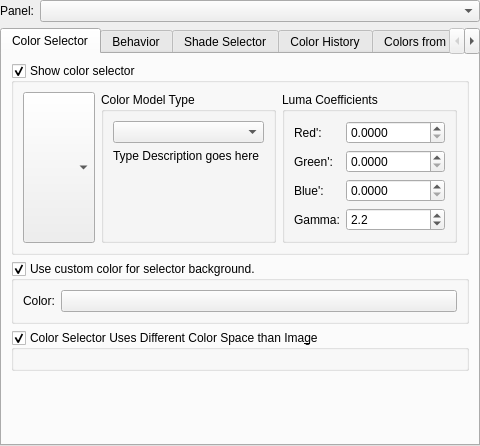
<?xml version="1.0" encoding="UTF-8"?>
<ui version="4.0">
 <author>
    SPDX-FileCopyrightText: none
    SPDX-License-Identifier: GPL-3.0-or-later
  </author>
 <class>KisColorSelectorSettings</class>
 <widget class="QWidget" name="KisColorSelectorSettings">
  <property name="geometry">
   <rect>
    <x>0</x>
    <y>0</y>
    <width>480</width>
    <height>446</height>
   </rect>
  </property>
  <property name="sizePolicy">
   <sizepolicy hsizetype="MinimumExpanding" vsizetype="MinimumExpanding">
    <horstretch>0</horstretch>
    <verstretch>0</verstretch>
   </sizepolicy>
  </property>
  <property name="windowTitle">
   <string>Color Selector Settings</string>
  </property>
  <layout class="QFormLayout" name="formLayout_18">
   <property name="leftMargin">
    <number>0</number>
   </property>
   <property name="topMargin">
    <number>0</number>
   </property>
   <property name="rightMargin">
    <number>0</number>
   </property>
   <property name="bottomMargin">
    <number>0</number>
   </property>
   <item row="0" column="0">
    <widget class="QLabel" name="dockerColorSettingsLabel">
     <property name="text">
      <string>Panel:</string>
     </property>
    </widget>
   </item>
   <item row="0" column="1">
    <widget class="QComboBox" name="dockerColorSettingsComboBox"/>
   </item>
   <item row="1" column="0" colspan="2">
    <widget class="QStackedWidget" name="dockerOptionsPanel">
     <property name="minimumSize">
      <size>
       <width>0</width>
       <height>200</height>
      </size>
     </property>
     <property name="currentIndex">
      <number>0</number>
     </property>
     <widget class="QTabWidget" name="advancedColorSelectorOptions">
      <property name="currentIndex">
       <number>0</number>
      </property>
      <widget class="QWidget" name="tab_typeshape">
       <attribute name="title">
        <string>Color Selector</string>
       </attribute>
       <layout class="QFormLayout" name="formLayout_13">
        <item row="0" column="0" colspan="2">
         <widget class="QGroupBox" name="chkShowColorSelector">
          <property name="title">
           <string>Show color selector</string>
          </property>
          <property name="checkable">
           <bool>true</bool>
          </property>
          <layout class="QHBoxLayout" name="horizontalLayout_13">
           <item>
            <widget class="KisColorSelectorComboBox" name="colorSelectorConfiguration">
             <property name="sizePolicy">
              <sizepolicy hsizetype="Fixed" vsizetype="Preferred">
               <horstretch>0</horstretch>
               <verstretch>0</verstretch>
              </sizepolicy>
             </property>
            </widget>
           </item>
           <item>
            <widget class="QGroupBox" name="groupBox_5">
             <property name="sizePolicy">
              <sizepolicy hsizetype="MinimumExpanding" vsizetype="Preferred">
               <horstretch>0</horstretch>
               <verstretch>0</verstretch>
              </sizepolicy>
             </property>
             <property name="title">
              <string>Color Model Type</string>
             </property>
             <layout class="QVBoxLayout" name="verticalLayout_8">
              <item>
               <widget class="QComboBox" name="colorSelectorTypeComboBox"/>
              </item>
              <item>
               <widget class="QLabel" name="ACSTypeDescriptionLabel">
                <property name="text">
                 <string notr="true">Type Description goes here</string>
                </property>
                <property name="alignment">
                 <set>Qt::AlignJustify|Qt::AlignTop</set>
                </property>
                <property name="wordWrap">
                 <bool>true</bool>
                </property>
               </widget>
              </item>
             </layout>
            </widget>
           </item>
           <item>
            <widget class="QGroupBox" name="lumaCoefficientGroupbox">
             <property name="sizePolicy">
              <sizepolicy hsizetype="MinimumExpanding" vsizetype="Preferred">
               <horstretch>0</horstretch>
               <verstretch>0</verstretch>
              </sizepolicy>
             </property>
             <property name="title">
              <string>Luma Coefficients</string>
             </property>
             <layout class="QFormLayout" name="formLayout_22">
              <item row="0" column="0">
               <widget class="QLabel" name="redlabel">
                <property name="text">
                 <string>Red':</string>
                </property>
               </widget>
              </item>
              <item row="0" column="1">
               <widget class="KisDoubleParseSpinBox" name="l_lumaR">
                <property name="decimals">
                 <number>4</number>
                </property>
               </widget>
              </item>
              <item row="1" column="0">
               <widget class="QLabel" name="greenlabel">
                <property name="text">
                 <string>Green':</string>
                </property>
               </widget>
              </item>
              <item row="1" column="1">
               <widget class="KisDoubleParseSpinBox" name="l_lumaG">
                <property name="decimals">
                 <number>4</number>
                </property>
               </widget>
              </item>
              <item row="2" column="0">
               <widget class="QLabel" name="bluelabel">
                <property name="text">
                 <string>Blue':</string>
                </property>
               </widget>
              </item>
              <item row="2" column="1">
               <widget class="KisDoubleParseSpinBox" name="l_lumaB">
                <property name="decimals">
                 <number>4</number>
                </property>
               </widget>
              </item>
              <item row="3" column="0">
               <widget class="QLabel" name="gamma_label">
                <property name="text">
                 <string>Gamma:</string>
                </property>
               </widget>
              </item>
              <item row="3" column="1">
               <widget class="KisDoubleParseSpinBox" name="SP_Gamma">
                <property name="toolTip">
                 <string>&lt;html&gt;&lt;head/&gt;&lt;body&gt;&lt;p&gt;This sets the gamma value that the linearised HSY Luminosity is crunched with. 1 makes the selector fully linear, 2.2 is a practical default value.&lt;/p&gt;&lt;/body&gt;&lt;/html&gt;</string>
                </property>
                <property name="decimals">
                 <number>1</number>
                </property>
                <property name="minimum">
                 <double>-3.000000000000000</double>
                </property>
                <property name="maximum">
                 <double>3.000000000000000</double>
                </property>
                <property name="singleStep">
                 <double>0.100000000000000</double>
                </property>
                <property name="value">
                 <double>2.200000000000000</double>
                </property>
               </widget>
              </item>
             </layout>
            </widget>
           </item>
          </layout>
         </widget>
        </item>
        <item row="1" column="0" colspan="2">
         <widget class="QGroupBox" name="useCustomColorForBackground">
          <property name="title">
           <string>Use custom color for selector background.</string>
          </property>
          <property name="checkable">
           <bool>true</bool>
          </property>
          <layout class="QFormLayout" name="formLayout_9">
           <item row="0" column="0">
            <widget class="QLabel" name="label_20">
             <property name="text">
              <string>Color:</string>
             </property>
            </widget>
           </item>
           <item row="0" column="1">
            <widget class="KisColorButton" name="customColorBackgroundSelector"/>
           </item>
          </layout>
         </widget>
        </item>
        <item row="2" column="0" colspan="2">
         <widget class="QGroupBox" name="useDifferentColorSpaceCheckbox">
          <property name="title">
           <string>Color Selector Uses Different Color Space than Ima&amp;ge</string>
          </property>
          <property name="checkable">
           <bool>true</bool>
          </property>
          <layout class="QVBoxLayout" name="verticalLayout_10">
           <item>
            <widget class="KisColorSpaceSelector" name="colorSpace" native="true">
             <property name="enabled">
              <bool>false</bool>
             </property>
             <property name="sizePolicy">
              <sizepolicy hsizetype="Preferred" vsizetype="Preferred">
               <horstretch>0</horstretch>
               <verstretch>0</verstretch>
              </sizepolicy>
             </property>
            </widget>
           </item>
          </layout>
         </widget>
        </item>
       </layout>
      </widget>
      <widget class="QWidget" name="tab_general">
       <attribute name="title">
        <string>Behavior</string>
       </attribute>
       <layout class="QFormLayout" name="formLayout_7">
        <item row="0" column="0">
         <widget class="QLabel" name="label_3">
          <property name="sizePolicy">
           <sizepolicy hsizetype="Fixed" vsizetype="Preferred">
            <horstretch>0</horstretch>
            <verstretch>0</verstretch>
           </sizepolicy>
          </property>
          <property name="layoutDirection">
           <enum>Qt::LeftToRight</enum>
          </property>
          <property name="text">
           <string>When Panel Resizes: </string>
          </property>
         </widget>
        </item>
        <item row="0" column="1">
         <widget class="QComboBox" name="dockerResizeOptionsComboBox">
          <property name="enabled">
           <bool>true</bool>
          </property>
          <property name="sizePolicy">
           <sizepolicy hsizetype="MinimumExpanding" vsizetype="Fixed">
            <horstretch>0</horstretch>
            <verstretch>0</verstretch>
           </sizepolicy>
          </property>
         </widget>
        </item>
        <item row="1" column="0">
         <widget class="QLabel" name="label_5">
          <property name="text">
           <string>Show Zoom Selector UI: </string>
          </property>
         </widget>
        </item>
        <item row="1" column="1">
         <widget class="QComboBox" name="zoomSelectorOptionComboBox"/>
        </item>
        <item row="2" column="0">
         <widget class="QLabel" name="label_11">
          <property name="text">
           <string>Zoom Selector Size: </string>
          </property>
         </widget>
        </item>
        <item row="2" column="1">
         <widget class="KisIntParseSpinBox" name="popupSize">
          <property name="suffix">
           <string> px</string>
          </property>
          <property name="minimum">
           <number>100</number>
          </property>
          <property name="maximum">
           <number>1000</number>
          </property>
          <property name="singleStep">
           <number>10</number>
          </property>
          <property name="value">
           <number>260</number>
          </property>
         </widget>
        </item>
        <item row="3" column="1">
         <widget class="QCheckBox" name="hidePopupOnClickCheck">
          <property name="text">
           <string>Hide Popup on click.</string>
          </property>
         </widget>
        </item>
        <item row="4" column="0" colspan="2">
         <spacer name="verticalSpacer_3">
          <property name="orientation">
           <enum>Qt::Vertical</enum>
          </property>
          <property name="sizeHint" stdset="0">
           <size>
            <width>0</width>
            <height>0</height>
           </size>
          </property>
         </spacer>
        </item>
       </layout>
      </widget>
      <widget class="QWidget" name="tabShadeSelector">
       <attribute name="title">
        <string>Shade Selector</string>
       </attribute>
       <layout class="QFormLayout" name="formLayout_21">
        <item row="0" column="0">
         <widget class="QLabel" name="label_16">
          <property name="text">
           <string>Type:</string>
          </property>
         </widget>
        </item>
        <item row="0" column="1">
         <widget class="QComboBox" name="ACSShadeSelectorTypeComboBox"/>
        </item>
        <item row="1" column="0">
         <widget class="QLabel" name="myPaintColorModelLabel">
          <property name="text">
           <string>Color model:</string>
          </property>
         </widget>
        </item>
        <item row="1" column="1">
         <widget class="QComboBox" name="ACSshadeSelectorMyPaintColorModelComboBox"/>
        </item>
        <item row="2" column="0" colspan="2">
         <widget class="QGroupBox" name="groupBox_7">
          <property name="sizePolicy">
           <sizepolicy hsizetype="MinimumExpanding" vsizetype="Preferred">
            <horstretch>0</horstretch>
            <verstretch>0</verstretch>
           </sizepolicy>
          </property>
          <property name="title">
           <string>Update Selector When:</string>
          </property>
          <layout class="QGridLayout" name="gridLayout">
           <item row="0" column="0">
            <widget class="QCheckBox" name="shadeSelectorUpdateOnBackground">
             <property name="toolTip">
              <string>this doesn't include a color change by the shade selector</string>
             </property>
             <property name="text">
              <string>Background color changes</string>
             </property>
             <property name="checked">
              <bool>true</bool>
             </property>
            </widget>
           </item>
           <item row="0" column="1">
            <widget class="QCheckBox" name="shadeSelectorUpdateOnForeground">
             <property name="toolTip">
              <string>this doesn't include a color change by the shade selector</string>
             </property>
             <property name="text">
              <string>Foreground color changes</string>
             </property>
             <property name="checked">
              <bool>false</bool>
             </property>
            </widget>
           </item>
           <item row="1" column="0">
            <widget class="QCheckBox" name="shadeSelectorUpdateOnLeftClick">
             <property name="text">
              <string>Left clicking on shade selector</string>
             </property>
            </widget>
           </item>
           <item row="1" column="1">
            <widget class="QCheckBox" name="shadeSelectorUpdateOnRightClick">
             <property name="text">
              <string>Right clicking on shade selector</string>
             </property>
            </widget>
           </item>
          </layout>
         </widget>
        </item>
        <item row="3" column="0" colspan="2">
         <widget class="QGroupBox" name="minimalShadeSelectorGroup">
          <property name="sizePolicy">
           <sizepolicy hsizetype="Preferred" vsizetype="Minimum">
            <horstretch>0</horstretch>
            <verstretch>0</verstretch>
           </sizepolicy>
          </property>
          <property name="title">
           <string>Minimal Shade Selector</string>
          </property>
          <layout class="QVBoxLayout" name="verticalLayout_2">
           <item>
            <widget class="QGroupBox" name="groupBox_6">
             <property name="title">
              <string>Display</string>
             </property>
             <layout class="QHBoxLayout" name="horizontalLayout_9">
              <item>
               <widget class="QRadioButton" name="minimalShadeSelectorAsColorPatches">
                <property name="text">
                 <string>Colo&amp;r Patches</string>
                </property>
               </widget>
              </item>
              <item>
               <widget class="QRadioButton" name="minimalShadeSelectorAsGradient">
                <property name="text">
                 <string>&amp;Gradient</string>
                </property>
               </widget>
              </item>
             </layout>
            </widget>
           </item>
           <item>
            <widget class="QWidget" name="widget_3" native="true">
             <layout class="QHBoxLayout" name="horizontalLayout_14" stretch="3,0,3">
              <property name="leftMargin">
               <number>0</number>
              </property>
              <property name="topMargin">
               <number>0</number>
              </property>
              <property name="rightMargin">
               <number>0</number>
              </property>
              <property name="bottomMargin">
               <number>0</number>
              </property>
              <item>
               <widget class="KisShadeSelectorLinesSettings" name="minimalShadeSelectorLineSettings"/>
              </item>
              <item>
               <spacer name="horizontalSpacer">
                <property name="orientation">
                 <enum>Qt::Horizontal</enum>
                </property>
                <property name="sizeHint" stdset="0">
                 <size>
                  <width>40</width>
                  <height>20</height>
                 </size>
                </property>
               </spacer>
              </item>
              <item>
               <widget class="QWidget" name="widget_9" native="true">
                <layout class="QFormLayout" name="formLayout_3">
                 <property name="leftMargin">
                  <number>0</number>
                 </property>
                 <property name="topMargin">
                  <number>0</number>
                 </property>
                 <property name="rightMargin">
                  <number>0</number>
                 </property>
                 <property name="bottomMargin">
                  <number>0</number>
                 </property>
                 <item row="0" column="0">
                  <widget class="QLabel" name="label_2">
                   <property name="text">
                    <string>Line Count: </string>
                   </property>
                  </widget>
                 </item>
                 <item row="0" column="1">
                  <widget class="KisIntParseSpinBox" name="minimalShadeSelectorLineCount">
                   <property name="minimum">
                    <number>1</number>
                   </property>
                   <property name="maximum">
                    <number>10</number>
                   </property>
                   <property name="value">
                    <number>3</number>
                   </property>
                  </widget>
                 </item>
                 <item row="1" column="0">
                  <widget class="QLabel" name="label_6">
                   <property name="text">
                    <string>Line Height: </string>
                   </property>
                  </widget>
                 </item>
                 <item row="1" column="1">
                  <widget class="KisIntParseSpinBox" name="minimalShadeSelectorLineHeight">
                   <property name="suffix">
                    <string> px</string>
                   </property>
                   <property name="minimum">
                    <number>8</number>
                   </property>
                   <property name="maximum">
                    <number>99</number>
                   </property>
                   <property name="value">
                    <number>16</number>
                   </property>
                  </widget>
                 </item>
                 <item row="2" column="0">
                  <widget class="QLabel" name="patchesPerLineLabel">
                   <property name="text">
                    <string>Patches Per Line: </string>
                   </property>
                  </widget>
                 </item>
                 <item row="2" column="1">
                  <widget class="KisIntParseSpinBox" name="minimalShadeSelectorPatchesPerLine"/>
                 </item>
                </layout>
               </widget>
              </item>
             </layout>
            </widget>
           </item>
           <item>
            <widget class="QWidget" name="widget_10" native="true">
             <layout class="QHBoxLayout" name="horizontalLayout_10">
              <property name="leftMargin">
               <number>0</number>
              </property>
              <property name="topMargin">
               <number>0</number>
              </property>
              <property name="rightMargin">
               <number>0</number>
              </property>
              <property name="bottomMargin">
               <number>0</number>
              </property>
             </layout>
            </widget>
           </item>
          </layout>
         </widget>
        </item>
       </layout>
      </widget>
      <widget class="QWidget" name="tab_ColorHistory">
       <property name="enabled">
        <bool>true</bool>
       </property>
       <property name="sizePolicy">
        <sizepolicy hsizetype="Preferred" vsizetype="Preferred">
         <horstretch>0</horstretch>
         <verstretch>0</verstretch>
        </sizepolicy>
       </property>
       <attribute name="title">
        <string>Color History</string>
       </attribute>
       <layout class="QFormLayout" name="formLayout_8">
        <item row="1" column="0" colspan="2">
         <widget class="QGroupBox" name="lastUsedColorsShow">
          <property name="title">
           <string>Show Color Histor&amp;y</string>
          </property>
          <property name="checkable">
           <bool>true</bool>
          </property>
          <layout class="QFormLayout" name="formLayout_6">
           <item row="0" column="0" colspan="2">
            <widget class="QWidget" name="widget_12" native="true">
             <layout class="QGridLayout" name="gridLayout_3">
              <property name="leftMargin">
               <number>0</number>
              </property>
              <property name="topMargin">
               <number>0</number>
              </property>
              <property name="rightMargin">
               <number>0</number>
              </property>
              <property name="bottomMargin">
               <number>0</number>
              </property>
              <item row="0" column="0">
               <widget class="QGroupBox" name="groupBox">
                <property name="sizePolicy">
                 <sizepolicy hsizetype="MinimumExpanding" vsizetype="Preferred">
                  <horstretch>0</horstretch>
                  <verstretch>0</verstretch>
                 </sizepolicy>
                </property>
                <property name="title">
                 <string>Patch Options</string>
                </property>
                <layout class="QFormLayout" name="formLayout_4">
                 <item row="0" column="0">
                  <widget class="QLabel" name="label_14">
                   <property name="text">
                    <string>Width:</string>
                   </property>
                  </widget>
                 </item>
                 <item row="0" column="1">
                  <widget class="KisIntParseSpinBox" name="lastUsedColorsWidth">
                   <property name="suffix">
                    <string> px</string>
                   </property>
                   <property name="prefix">
                    <string/>
                   </property>
                   <property name="minimum">
                    <number>16</number>
                   </property>
                  </widget>
                 </item>
                 <item row="1" column="0">
                  <widget class="QLabel" name="label">
                   <property name="text">
                    <string>Height: </string>
                   </property>
                  </widget>
                 </item>
                 <item row="1" column="1">
                  <widget class="KisIntParseSpinBox" name="lastUsedColorsHeight">
                   <property name="suffix">
                    <string> px</string>
                   </property>
                   <property name="minimum">
                    <number>16</number>
                   </property>
                  </widget>
                 </item>
                 <item row="2" column="0">
                  <widget class="QLabel" name="label_10">
                   <property name="text">
                    <string>Max Patches: </string>
                   </property>
                  </widget>
                 </item>
                 <item row="2" column="1">
                  <widget class="KisIntParseSpinBox" name="lastUsedColorsPatchCount">
                   <property name="minimum">
                    <number>1</number>
                   </property>
                   <property name="value">
                    <number>30</number>
                   </property>
                  </widget>
                 </item>
                </layout>
               </widget>
              </item>
              <item row="0" column="1">
               <widget class="QGroupBox" name="groupBox_2">
                <property name="sizePolicy">
                 <sizepolicy hsizetype="MinimumExpanding" vsizetype="Preferred">
                  <horstretch>0</horstretch>
                  <verstretch>0</verstretch>
                 </sizepolicy>
                </property>
                <property name="title">
                 <string>Layout</string>
                </property>
                <layout class="QFormLayout" name="formLayout_5">
                 <item row="0" column="0" colspan="2">
                  <widget class="QWidget" name="widget" native="true">
                   <layout class="QHBoxLayout" name="horizontalLayout_11">
                    <property name="leftMargin">
                     <number>0</number>
                    </property>
                    <property name="topMargin">
                     <number>0</number>
                    </property>
                    <property name="rightMargin">
                     <number>0</number>
                    </property>
                    <property name="bottomMargin">
                     <number>0</number>
                    </property>
                    <item>
                     <widget class="QRadioButton" name="lastUsedColorsAlignVertical">
                      <property name="text">
                       <string>&amp;Vertical</string>
                      </property>
                      <property name="checked">
                       <bool>true</bool>
                      </property>
                     </widget>
                    </item>
                    <item>
                     <widget class="QRadioButton" name="lastUsedColorsAlignHorizontal">
                      <property name="text">
                       <string>Hori&amp;zontal</string>
                      </property>
                     </widget>
                    </item>
                   </layout>
                  </widget>
                 </item>
                 <item row="1" column="0">
                  <widget class="QLabel" name="lbl_lastUsedNumRows">
                   <property name="text">
                    <string>Rows:</string>
                   </property>
                  </widget>
                 </item>
                 <item row="1" column="1">
                  <widget class="KisIntParseSpinBox" name="lastUsedColorsNumRows">
                   <property name="minimum">
                    <number>1</number>
                   </property>
                   <property name="maximum">
                    <number>20</number>
                   </property>
                   <property name="value">
                    <number>3</number>
                   </property>
                  </widget>
                 </item>
                 <item row="2" column="0">
                  <widget class="QLabel" name="lbl_lastUsedNumCols">
                   <property name="text">
                    <string>Columns:</string>
                   </property>
                  </widget>
                 </item>
                 <item row="2" column="1">
                  <widget class="KisIntParseSpinBox" name="lastUsedColorsNumCols">
                   <property name="minimum">
                    <number>1</number>
                   </property>
                   <property name="maximum">
                    <number>20</number>
                   </property>
                   <property name="value">
                    <number>2</number>
                   </property>
                  </widget>
                 </item>
                </layout>
               </widget>
              </item>
             </layout>
            </widget>
           </item>
           <item row="1" column="1">
            <widget class="QCheckBox" name="lastUsedColorsAllowScrolling">
             <property name="text">
              <string>Allow scrolling</string>
             </property>
             <property name="checked">
              <bool>true</bool>
             </property>
            </widget>
           </item>
          </layout>
         </widget>
        </item>
        <item row="2" column="1">
         <spacer name="verticalSpacer">
          <property name="orientation">
           <enum>Qt::Vertical</enum>
          </property>
          <property name="sizeHint" stdset="0">
           <size>
            <width>0</width>
            <height>0</height>
           </size>
          </property>
         </spacer>
        </item>
        <item row="0" column="0">
         <widget class="QCheckBox" name="lastUsedColorsPerDocument">
          <property name="text">
           <string>Separate color history for each document</string>
          </property>
         </widget>
        </item>
       </layout>
      </widget>
      <widget class="QWidget" name="tab_colorsFromImage">
       <attribute name="title">
        <string>Colors from Image</string>
       </attribute>
       <layout class="QVBoxLayout" name="verticalLayout_14">
        <item>
         <widget class="QGroupBox" name="commonColorsShow">
          <property name="enabled">
           <bool>true</bool>
          </property>
          <property name="title">
           <string>Show Colors from the ima&amp;ge</string>
          </property>
          <property name="checkable">
           <bool>true</bool>
          </property>
          <layout class="QFormLayout" name="formLayout">
           <item row="0" column="0" colspan="2">
            <widget class="QWidget" name="widget_11" native="true">
             <layout class="QGridLayout" name="gridLayout_2">
              <property name="leftMargin">
               <number>0</number>
              </property>
              <property name="topMargin">
               <number>0</number>
              </property>
              <property name="rightMargin">
               <number>0</number>
              </property>
              <property name="bottomMargin">
               <number>0</number>
              </property>
              <item row="0" column="0">
               <widget class="QGroupBox" name="groupBox_3">
                <property name="title">
                 <string>Patch Options</string>
                </property>
                <layout class="QFormLayout" name="formLayout_2">
                 <item row="0" column="0">
                  <widget class="QLabel" name="label_12">
                   <property name="text">
                    <string>Height:</string>
                   </property>
                  </widget>
                 </item>
                 <item row="0" column="1">
                  <widget class="KisIntParseSpinBox" name="commonColorsWidth">
                   <property name="suffix">
                    <string> px</string>
                   </property>
                   <property name="prefix">
                    <string/>
                   </property>
                   <property name="minimum">
                    <number>16</number>
                   </property>
                  </widget>
                 </item>
                 <item row="1" column="0">
                  <widget class="QLabel" name="label_4">
                   <property name="text">
                    <string>Width:</string>
                   </property>
                  </widget>
                 </item>
                 <item row="1" column="1">
                  <widget class="KisIntParseSpinBox" name="commonColorsHeight">
                   <property name="suffix">
                    <string> px</string>
                   </property>
                   <property name="minimum">
                    <number>16</number>
                   </property>
                  </widget>
                 </item>
                 <item row="2" column="0">
                  <widget class="QLabel" name="label_9">
                   <property name="text">
                    <string>Max Patches: </string>
                   </property>
                  </widget>
                 </item>
                 <item row="2" column="1">
                  <widget class="KisIntParseSpinBox" name="commonColorsPatchCount">
                   <property name="minimum">
                    <number>1</number>
                   </property>
                   <property name="value">
                    <number>30</number>
                   </property>
                  </widget>
                 </item>
                </layout>
               </widget>
              </item>
              <item row="0" column="1">
               <widget class="QGroupBox" name="groupBox_4">
                <property name="title">
                 <string>Layout</string>
                </property>
                <layout class="QFormLayout" name="formLayout_10">
                 <item row="0" column="0" colspan="2">
                  <widget class="QWidget" name="widget_2" native="true">
                   <layout class="QHBoxLayout" name="horizontalLayout_12">
                    <property name="leftMargin">
                     <number>0</number>
                    </property>
                    <property name="topMargin">
                     <number>0</number>
                    </property>
                    <property name="rightMargin">
                     <number>0</number>
                    </property>
                    <property name="bottomMargin">
                     <number>0</number>
                    </property>
                    <item>
                     <widget class="QRadioButton" name="commonColorsAlignVertical">
                      <property name="text">
                       <string>&amp;Vertical</string>
                      </property>
                     </widget>
                    </item>
                    <item>
                     <widget class="QRadioButton" name="commonColorsAlignHorizontal">
                      <property name="text">
                       <string>Hori&amp;zontal</string>
                      </property>
                      <property name="checked">
                       <bool>true</bool>
                      </property>
                     </widget>
                    </item>
                   </layout>
                  </widget>
                 </item>
                 <item row="1" column="0">
                  <widget class="QLabel" name="lbl_commonColorsNumRows">
                   <property name="text">
                    <string>Rows:</string>
                   </property>
                  </widget>
                 </item>
                 <item row="1" column="1">
                  <widget class="KisIntParseSpinBox" name="commonColorsNumRows">
                   <property name="minimum">
                    <number>1</number>
                   </property>
                   <property name="maximum">
                    <number>20</number>
                   </property>
                   <property name="value">
                    <number>3</number>
                   </property>
                  </widget>
                 </item>
                 <item row="2" column="0">
                  <widget class="QLabel" name="lbl_commonColorsNumCols">
                   <property name="text">
                    <string>Columns:</string>
                   </property>
                  </widget>
                 </item>
                 <item row="2" column="1">
                  <widget class="KisIntParseSpinBox" name="commonColorsNumCols">
                   <property name="minimum">
                    <number>1</number>
                   </property>
                   <property name="maximum">
                    <number>20</number>
                   </property>
                   <property name="value">
                    <number>2</number>
                   </property>
                  </widget>
                 </item>
                </layout>
               </widget>
              </item>
             </layout>
            </widget>
           </item>
           <item row="2" column="1">
            <widget class="QCheckBox" name="commonColorsAllowScrolling">
             <property name="text">
              <string>Allow scrolling</string>
             </property>
             <property name="checked">
              <bool>true</bool>
             </property>
            </widget>
           </item>
           <item row="1" column="1">
            <widget class="QCheckBox" name="commonColorsAutoUpdate">
             <property name="toolTip">
              <string>this can be slow on big images</string>
             </property>
             <property name="text">
              <string>Update after every stroke</string>
             </property>
            </widget>
           </item>
          </layout>
         </widget>
        </item>
        <item>
         <spacer name="verticalSpacer_7">
          <property name="orientation">
           <enum>Qt::Vertical</enum>
          </property>
          <property name="sizeHint" stdset="0">
           <size>
            <width>0</width>
            <height>0</height>
           </size>
          </property>
         </spacer>
        </item>
       </layout>
      </widget>
     </widget>
     <widget class="QWidget" name="hotKeyOptions">
      <layout class="QFormLayout" name="formLayout_14">
       <property name="leftMargin">
        <number>0</number>
       </property>
       <property name="topMargin">
        <number>0</number>
       </property>
       <property name="rightMargin">
        <number>0</number>
       </property>
       <property name="bottomMargin">
        <number>0</number>
       </property>
       <item row="0" column="0" colspan="2">
        <widget class="QGroupBox" name="hsy">
         <property name="title">
          <string>Lightness, Saturation and Hue hotkey steps</string>
         </property>
         <layout class="QFormLayout" name="formLayout_11">
          <item row="0" column="0">
           <widget class="QLabel" name="label_8">
            <property name="text">
             <string>Lightness: </string>
            </property>
           </widget>
          </item>
          <item row="0" column="1">
           <widget class="KisIntParseSpinBox" name="sb_lightness">
            <property name="suffix">
             <string> steps</string>
            </property>
           </widget>
          </item>
          <item row="1" column="0">
           <widget class="QLabel" name="label_13">
            <property name="text">
             <string>Saturation: </string>
            </property>
           </widget>
          </item>
          <item row="1" column="1">
           <widget class="KisIntParseSpinBox" name="sb_saturation">
            <property name="suffix">
             <string> steps</string>
            </property>
           </widget>
          </item>
          <item row="2" column="1">
           <widget class="KisIntParseSpinBox" name="sb_hue">
            <property name="suffix">
             <string> steps</string>
            </property>
           </widget>
          </item>
          <item row="2" column="0">
           <widget class="QLabel" name="label_17">
            <property name="text">
             <string>Hue: </string>
            </property>
           </widget>
          </item>
         </layout>
        </widget>
       </item>
       <item row="1" column="0" colspan="2">
        <widget class="QGroupBox" name="horizontalGroupBox_2">
         <property name="title">
          <string>YUV Redder/Greener/Bluer/Yellower hotkey steps</string>
         </property>
         <layout class="QFormLayout" name="formLayout_12">
          <item row="0" column="0">
           <widget class="QLabel" name="label_18">
            <property name="text">
             <string>Redder/Greener: </string>
            </property>
           </widget>
          </item>
          <item row="0" column="1">
           <widget class="KisIntParseSpinBox" name="sb_rg">
            <property name="suffix">
             <string> steps</string>
            </property>
           </widget>
          </item>
          <item row="1" column="0">
           <widget class="QLabel" name="label_19">
            <property name="text">
             <string>Bluer/Yellower: </string>
            </property>
           </widget>
          </item>
          <item row="1" column="1">
           <widget class="KisIntParseSpinBox" name="sb_by">
            <property name="suffix">
             <string> steps</string>
            </property>
           </widget>
          </item>
         </layout>
        </widget>
       </item>
      </layout>
     </widget>
    </widget>
   </item>
  </layout>
 </widget>
 <customwidgets>
  <customwidget>
   <class>KisIntParseSpinBox</class>
   <extends>QSpinBox</extends>
   <header>kis_int_parse_spin_box.h</header>
  </customwidget>
  <customwidget>
   <class>KisColorButton</class>
   <extends>QPushButton</extends>
   <header location="global">kis_color_button.h</header>
  </customwidget>
  <customwidget>
   <class>KisColorSpaceSelector</class>
   <extends>QWidget</extends>
   <header>widgets/kis_color_space_selector.h</header>
   <container>1</container>
  </customwidget>
  <customwidget>
   <class>KisDoubleParseSpinBox</class>
   <extends>QDoubleSpinBox</extends>
   <header>kis_double_parse_spin_box.h</header>
  </customwidget>
  <customwidget>
   <class>KisColorSelectorComboBox</class>
   <extends>QComboBox</extends>
   <header>kis_color_selector_combo_box.h</header>
  </customwidget>
  <customwidget>
   <class>KisShadeSelectorLinesSettings</class>
   <extends>QComboBox</extends>
   <header>kis_shade_selector_lines_settings.h</header>
  </customwidget>
 </customwidgets>
 <resources/>
 <connections/>
</ui>
